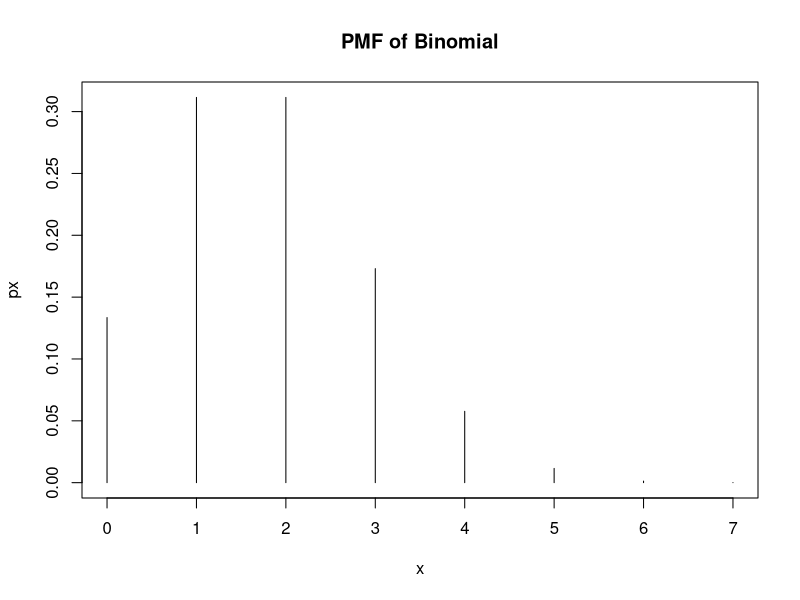

Here is the R script that generated this plot:
n=7
p=1/4

#probability of 2 successes
p2=dbinom(2,n,p)
p2

#Compute probailities for the whole space
x=0:7
px=dbinom(x,n,p)
px

#Display the probabilites in a table
pmf=data.frame(x,px)
pmf

#Plotting
plot(x,px,type='h',main='PMF of Binomial')